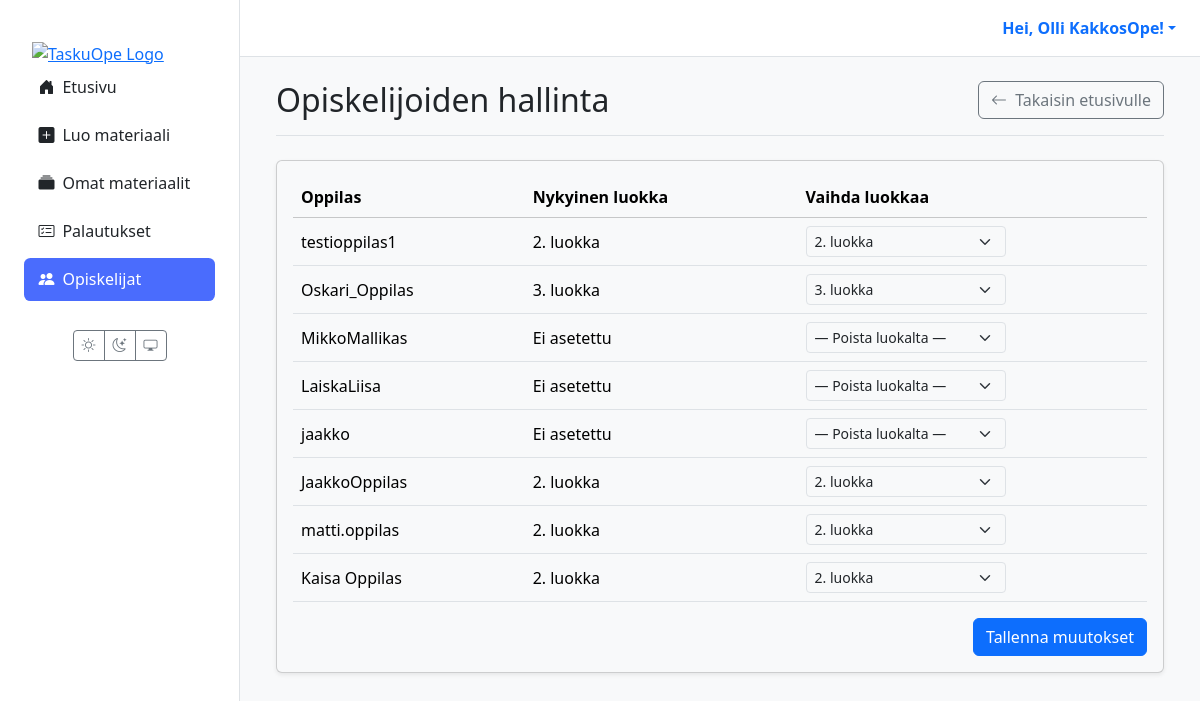
/students/ (signed in), run on an earlier commit of the app's database.
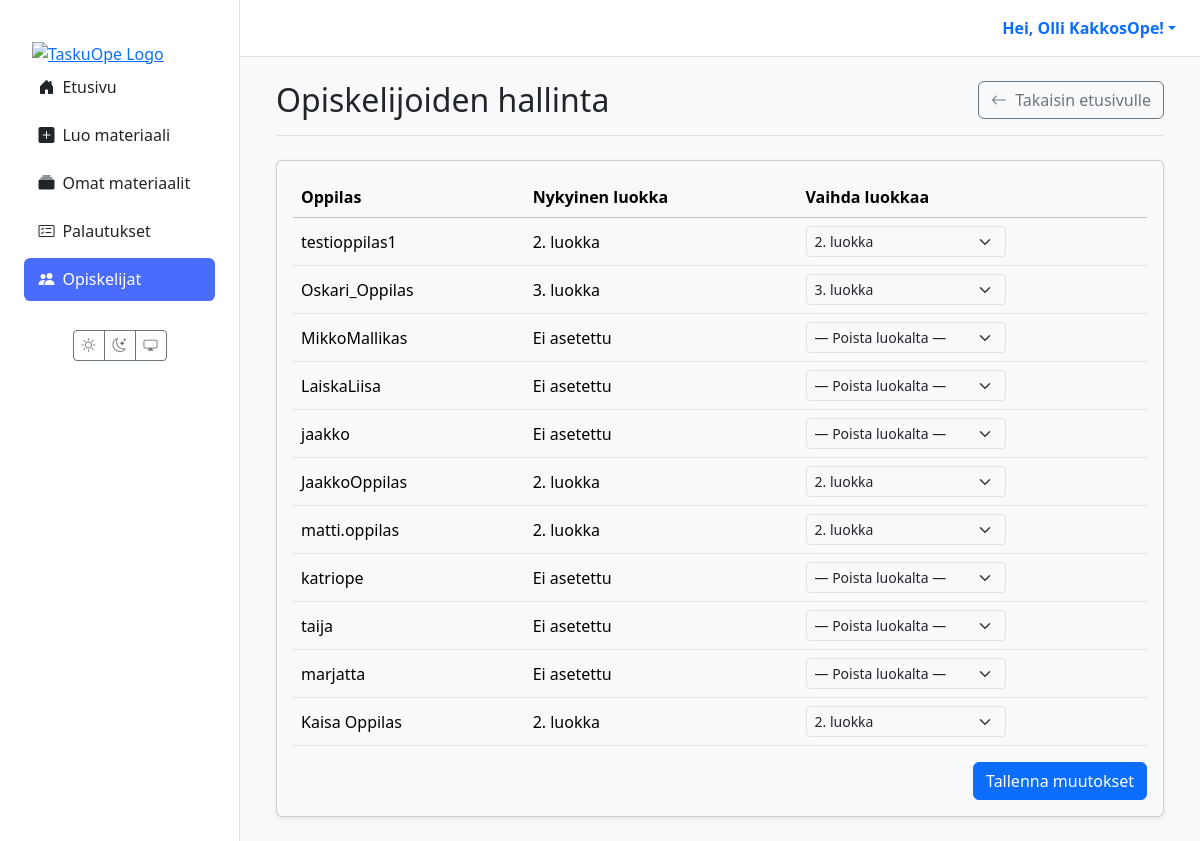
And on a later commit of the database.
### users/models.py (models this page shows)
class CustomUser(AbstractUser):
    class Role(models.TextChoices):
        TEACHER = 'TEACHER', 'Teacher'
        STUDENT = 'STUDENT', 'Student'
    role = models.CharField(max_length=50, choices=Role.choices, default=Role.STUDENT)
    grade_class = models.PositiveSmallIntegerField(
        verbose_name="Luokka-aste",
        null=True,  # Salli tyhjä arvo (esim. opettajat)
        blank=True, # Ei pakollinen lomakkeissa
        choices=[(i, f"{i}. luokka") for i in range(1, 10)] # Valinnat 1-9
    )

### materials/views.py (the view, shortened to what this page needs)
# urls.py: path('students/', views.teacher_student_list_view, name='teacher_student_list'),
@login_required
def teacher_student_list_view(request):
    if request.user.role != 'TEACHER':
        messages.error(request, "Vain opettajat voivat hallita opiskelijoita.")
        return redirect('dashboard')
    students = CustomUser.objects.filter(role='STUDENT').order_by('last_name', 'first_name')
    grade_choices = CustomUser._meta.get_field('grade_class').choices
    context = {
        'students': students,
        'grade_choices': grade_choices,
    }
    return render(request, 'materials/teacher_student_list.html', context)

### templates/materials/teacher_student_list.html (shortened to what this page needs)
{% extends 'partials/base.html' %}
{% block content %}
<div class="container-fluid">
  <div class="d-flex justify-content-between align-items-center mb-4 border-bottom pb-3">
    <h1 class="h2 mb-0">Opiskelijoiden hallinta</h1>
    <a href="{% url 'dashboard' %}" class="btn btn-outline-secondary">
      <i class="bi bi-arrow-left me-1"></i> Takaisin etusivulle
    </a>
  </div>
  <div class="card shadow-sm">
    <div class="card-body">
      <form method="post">
        <table class="table table-hover align-middle tasks">
          <thead class="table-light">
            <tr>
              <th>Oppilas</th>
              <th>Nykyinen luokka</th>
              <th>Vaihda luokkaa</th>
            </tr>
          </thead>
          <tbody>
            {% for student in students %}
              <tr>
                <td data-label="Oppilas">{{ student.get_full_name|default:student.username }}</td>
                <td data-label="Nykyinen luokka">{{ student.get_grade_class_display|default:"Ei asetettu" }}</td>
                <td data-label="Vaihda luokkaa">
                  <select name="student-{{ student.id }}" class="form-select form-select-sm" style="max-width: 200px;">
                    <option value="">— Poista luokalta —</option>
                    {% for grade, display in grade_choices %}
                      <option value="{{ grade }}" {% if student.grade_class == grade %}selected{% endif %}>
                        {{ display }}
                      </option>
                    {% endfor %}
                  </select>
                </td>
              </tr>
            {% empty %}
              <tr>
                <td colspan="3" class="text-center text-muted py-4">Järjestelmässä ei ole opiskelijoita.</td>
              </tr>
            {% endfor %}
          </tbody>
        </table>
        <div class="mt-3 text-end">
          <button type="submit" class="btn btn-primary">Tallenna muutokset</button>
        </div>
      </form>
    </div>
  </div>
</div>
{% endblock %}

What changed in the data, as far as the page shows it:
added CustomUser: get_full_name "katriope", grade_class "Ei asetettu"
added CustomUser: get_full_name "taija", grade_class "Ei asetettu"
added CustomUser: get_full_name "marjatta", grade_class "Ei asetettu"
